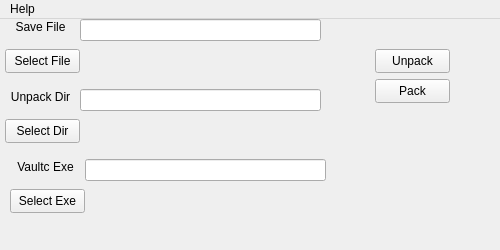
<?xml version="1.0" encoding="UTF-8"?>
<ui version="4.0">
 <class>MainWindow</class>
 <widget class="QMainWindow" name="MainWindow">
  <property name="geometry">
   <rect>
    <x>0</x>
    <y>0</y>
    <width>500</width>
    <height>250</height>
   </rect>
  </property>
  <property name="minimumSize">
   <size>
    <width>500</width>
    <height>250</height>
   </size>
  </property>
  <property name="maximumSize">
   <size>
    <width>500</width>
    <height>250</height>
   </size>
  </property>
  <property name="windowTitle">
   <string>FoMSE</string>
  </property>
  <widget class="QWidget" name="centralwidget">
   <widget class="QPushButton" name="getFileBtn">
    <property name="geometry">
     <rect>
      <x>5</x>
      <y>30</y>
      <width>75</width>
      <height>24</height>
     </rect>
    </property>
    <property name="text">
     <string>Select File</string>
    </property>
   </widget>
   <widget class="QLineEdit" name="curFile">
    <property name="geometry">
     <rect>
      <x>80</x>
      <y>0</y>
      <width>241</width>
      <height>22</height>
     </rect>
    </property>
    <property name="toolTip">
     <string>Right click to select and copy text</string>
    </property>
    <property name="readOnly">
     <bool>false</bool>
    </property>
   </widget>
   <widget class="QLabel" name="selFileLbl">
    <property name="geometry">
     <rect>
      <x>5</x>
      <y>0</y>
      <width>71</width>
      <height>16</height>
     </rect>
    </property>
    <property name="text">
     <string>Save File</string>
    </property>
    <property name="alignment">
     <set>Qt::AlignmentFlag::AlignCenter</set>
    </property>
   </widget>
   <widget class="QPushButton" name="unpackBtn">
    <property name="geometry">
     <rect>
      <x>375</x>
      <y>30</y>
      <width>75</width>
      <height>24</height>
     </rect>
    </property>
    <property name="text">
     <string>Unpack</string>
    </property>
   </widget>
   <widget class="QPushButton" name="packBtn">
    <property name="geometry">
     <rect>
      <x>375</x>
      <y>60</y>
      <width>75</width>
      <height>24</height>
     </rect>
    </property>
    <property name="text">
     <string>Pack</string>
    </property>
   </widget>
   <widget class="QLineEdit" name="curDir">
    <property name="geometry">
     <rect>
      <x>80</x>
      <y>70</y>
      <width>241</width>
      <height>22</height>
     </rect>
    </property>
    <property name="toolTip">
     <string/>
    </property>
    <property name="readOnly">
     <bool>false</bool>
    </property>
   </widget>
   <widget class="QLabel" name="selDirLbl">
    <property name="geometry">
     <rect>
      <x>5</x>
      <y>70</y>
      <width>71</width>
      <height>16</height>
     </rect>
    </property>
    <property name="text">
     <string>Unpack Dir</string>
    </property>
    <property name="alignment">
     <set>Qt::AlignmentFlag::AlignCenter</set>
    </property>
   </widget>
   <widget class="QPushButton" name="getDirBtn">
    <property name="geometry">
     <rect>
      <x>5</x>
      <y>100</y>
      <width>75</width>
      <height>24</height>
     </rect>
    </property>
    <property name="text">
     <string>Select Dir</string>
    </property>
   </widget>
   <widget class="QLineEdit" name="curExec">
    <property name="geometry">
     <rect>
      <x>85</x>
      <y>140</y>
      <width>241</width>
      <height>22</height>
     </rect>
    </property>
    <property name="toolTip">
     <string/>
    </property>
    <property name="readOnly">
     <bool>false</bool>
    </property>
   </widget>
   <widget class="QLabel" name="selExecLbl">
    <property name="geometry">
     <rect>
      <x>10</x>
      <y>140</y>
      <width>71</width>
      <height>16</height>
     </rect>
    </property>
    <property name="text">
     <string>Vaultc Exe</string>
    </property>
    <property name="alignment">
     <set>Qt::AlignmentFlag::AlignCenter</set>
    </property>
   </widget>
   <widget class="QPushButton" name="getExecBtn">
    <property name="geometry">
     <rect>
      <x>10</x>
      <y>170</y>
      <width>75</width>
      <height>24</height>
     </rect>
    </property>
    <property name="text">
     <string>Select Exe</string>
    </property>
   </widget>
  </widget>
  <widget class="QMenuBar" name="menuBar">
   <property name="geometry">
    <rect>
     <x>0</x>
     <y>0</y>
     <width>500</width>
     <height>33</height>
    </rect>
   </property>
   <widget class="QMenu" name="menuHelp">
    <property name="title">
     <string>Help</string>
    </property>
    <addaction name="actionInfo"/>
    <addaction name="actionAbout"/>
   </widget>
   <addaction name="menuHelp"/>
  </widget>
  <action name="actionUsage">
   <property name="text">
    <string>Usage</string>
   </property>
  </action>
  <action name="actionInfo">
   <property name="text">
    <string>Info</string>
   </property>
  </action>
  <action name="actionAbout">
   <property name="text">
    <string>About</string>
   </property>
  </action>
 </widget>
 <resources/>
 <connections/>
</ui>
